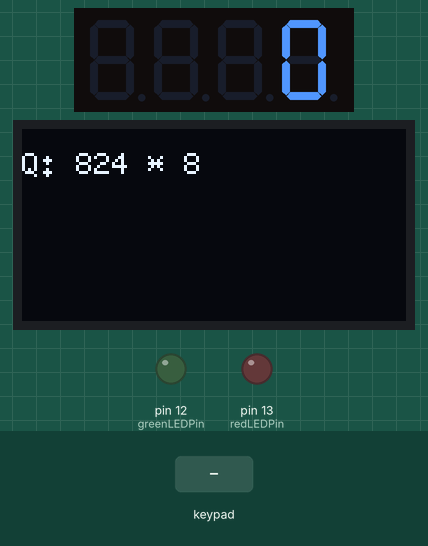
Simulated run of this sketch. Board: Arduino Uno, built with avr-gcc and run on an emulated ATmega328P. Shown: 4-digit seven-segment display, 128×64 one-colour display, output pins drawn as LEDs (lit = HIGH). The test bench sets the inputs (shaded band). Random numbers use the default seed unless the sketch sets one; what the sketch prints to the serial monitor is not drawn.

Above: at 1.3 s.
1.4 s: key 'S' pressed
At 2.9 s:
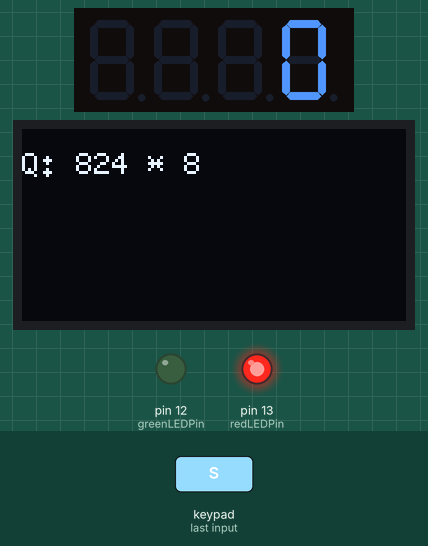
4.4 s: keypad keys 2 3 4 5 pressed 0.4 s apart
At 8.0 s:
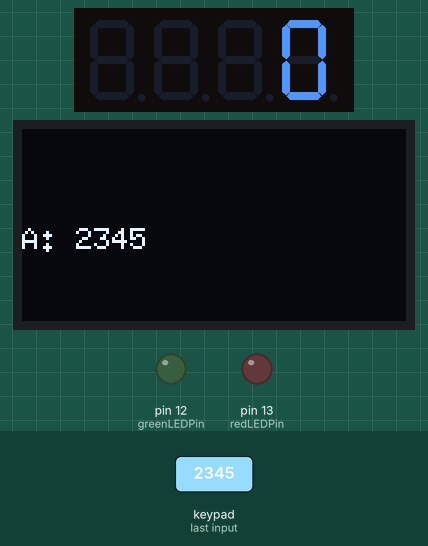
8.7 s: key 'C' pressed
At 9.9 s:
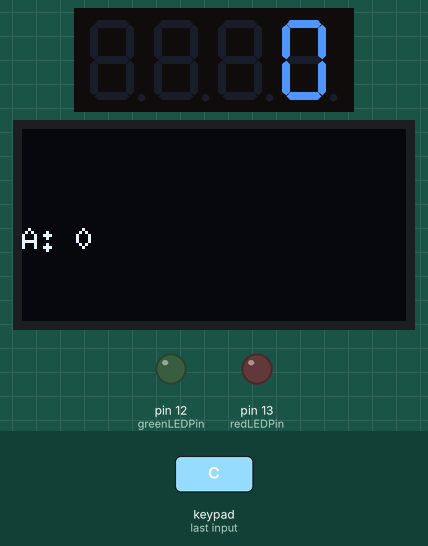
10.2 s: keypad keys 6 7 8 9 pressed 0.4 s apart
At 12.0 s:
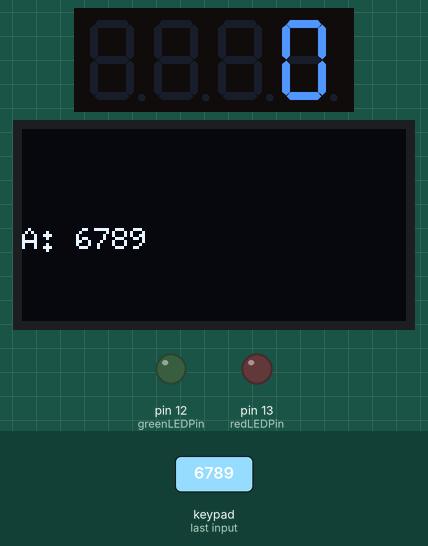
Timing chart, 0 to 13.5 s (numbered marks = the images above; inputs shaded):
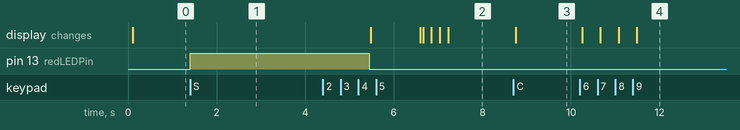

Measured:
- after the input at 1.4 s, pin 13 (redLEDPin): LOW → HIGH at once
- after the input at 8.7 s, the display: changes after 0.05 s (image 3)
- after the input at 10.2 s, the display: first changes after 0.05 s (image 4 shows a later state)

The sketch:

quizgameoled.ino
```cpp
#include <U8glib.h>
#include <TM1637Display.h>
#include <Keypad.h>

#define CLK 10
#define DIO 11
TM1637Display display7Segment(CLK, DIO);

const byte ROWS = 4;
const byte COLS = 4;
char keys[ROWS][COLS] = {
  {' ', '3', '2', '1'},
  {'-', '6', '5', '4'},
  {'C', '9', '8', '7'},
  {'S', ' ', '0', ' '}
};
byte rowPins[ROWS] = {2, 3, 4, 5};
byte colPins[COLS] = {6, 7, 8, 9};
Keypad keypad = Keypad(makeKeymap(keys), rowPins, colPins, ROWS, COLS);

U8GLIB_SH1106_128X64 u8g(U8G_I2C_OPT_NONE); // Initialize U8glib for the OLED

int score = 0;
int currentAnswer = 0;
String userAnswer = ""; // Change to String to accumulate input

const int greenLEDPin = 12;
const int redLEDPin = 13;

void setup() {
  Serial.begin(9600);
  display7Segment.setBrightness(0x0f);
  display7Segment.showNumberDec(score);

  pinMode(greenLEDPin, OUTPUT);
  pinMode(redLEDPin, OUTPUT);

  generateQuestion();
}

void loop() {
  char key = keypad.getKey();

  if (key) {
    Serial.print(key);
    if (key >= '0' && key <= '9') {
      userAnswer += key; // Append the pressed key to the userAnswer string
      Serial.print(userAnswer);
      displayAnswer(userAnswer.toInt()); // Convert to int for display
    } else if (key == 'S') {
      checkAnswer();
      userAnswer = ""; // Reset the userAnswer
      generateQuestion();
    } else if (key == 'C') {
      userAnswer = ""; // Reset the userAnswer
      displayAnswer(0); // Display 0 when cleared
    } else if (key == '-') { // Handle the negative button
      // Negate the current input if the first character is not already negative
      if (userAnswer.length() > 0 && userAnswer.charAt(0) != '-') {
        userAnswer = "-" + userAnswer; // Add negative sign
      }
      displayAnswer(userAnswer.toInt()); // Update the display
    }
  }
}


void generateQuestion() {
  int num1 = random(1, 1000);
  int num2 = random(1, 1000);
  int operation = random(3);

  switch (operation) {
    case 0:
      currentAnswer = num1 + num2;
      displayQuestion(num1, '+', num2);
      break;
    case 1:
      currentAnswer = num1 - num2;
      displayQuestion(num1, '-', num2);
      break;
    case 2:
      currentAnswer = num1 * num2;
      displayQuestion(num1, '*', num2);
      break;
  }
}

void displayQuestion(int num1, char op, int num2) {
  u8g.firstPage();
  do {
    u8g.setFont(u8g_font_6x10); // Set font size
    u8g.setPrintPos(0, 15);
    u8g.print("Q: ");
    u8g.print(num1);
    u8g.print(" ");
    u8g.print(op);
    u8g.print(" ");
    u8g.print(num2);
  } while (u8g.nextPage());
}

void displayAnswer(int answer) {
  u8g.firstPage();
  do {
    u8g.setFont(u8g_font_6x10);
    u8g.setPrintPos(0, 40);
    u8g.print("A: ");
    u8g.print(answer);
  } while (u8g.nextPage());
}

void checkAnswer() {
  u8g.firstPage();
  do {
    u8g.setFont(u8g_font_6x10);
    // Compare userAnswer as integer only once
    if (userAnswer.toInt() == currentAnswer) {
      score++; // Increment score by 1 if the answer is correct
      digitalWrite(greenLEDPin, HIGH);
      delay(500);
      digitalWrite(greenLEDPin, LOW);
      u8g.setPrintPos(0, 15);
      u8g.print("Correct!");
    } else {
      digitalWrite(redLEDPin, HIGH);
      delay(500);
      digitalWrite(redLEDPin, LOW);
      u8g.setPrintPos(0, 15);
      u8g.print("Wrong!");
    }
  } while (u8g.nextPage());

  // Reset userAnswer after checking
  userAnswer = ""; // Clear userAnswer to avoid repeated checks
  display7Segment.showNumberDec(score);
  delay(1000);
}
```
